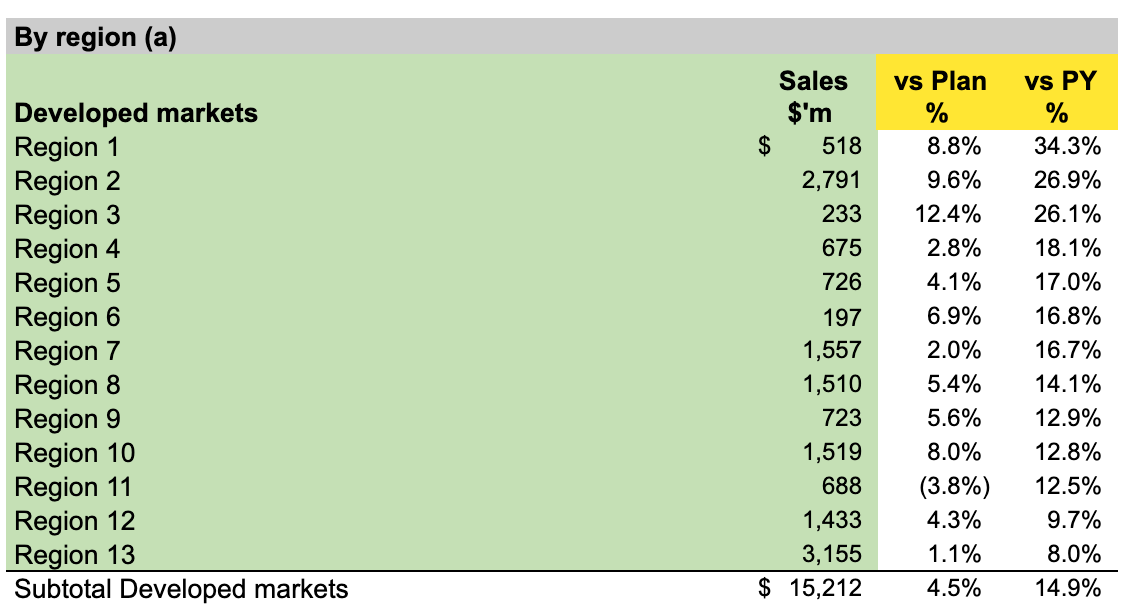
#> input picture Utility/sample1.png, 1132 x 612 px, found by its file name
$ python ImageTable.py
#> lines starting #> are read from the running program, lines starting #| are printed output that depends on the picture; after the words box and inside, x2 and y2 are one past the last pixel; in counts of white or black regions, pixels touching at a corner belong together
import cv2
import numpy as np
import pandas as pd
import matplotlib.pyplot as plt
import csv

try:
    from PIL import Image
except ImportError:
    import Image
import pytesseract

#read your file
file=r'/Users/bhavyameghnani/Desktop/H4-Simplified-Data-sourcing-FA-BASH/Utility/sample1.png'
img = cv2.imread(file,0)
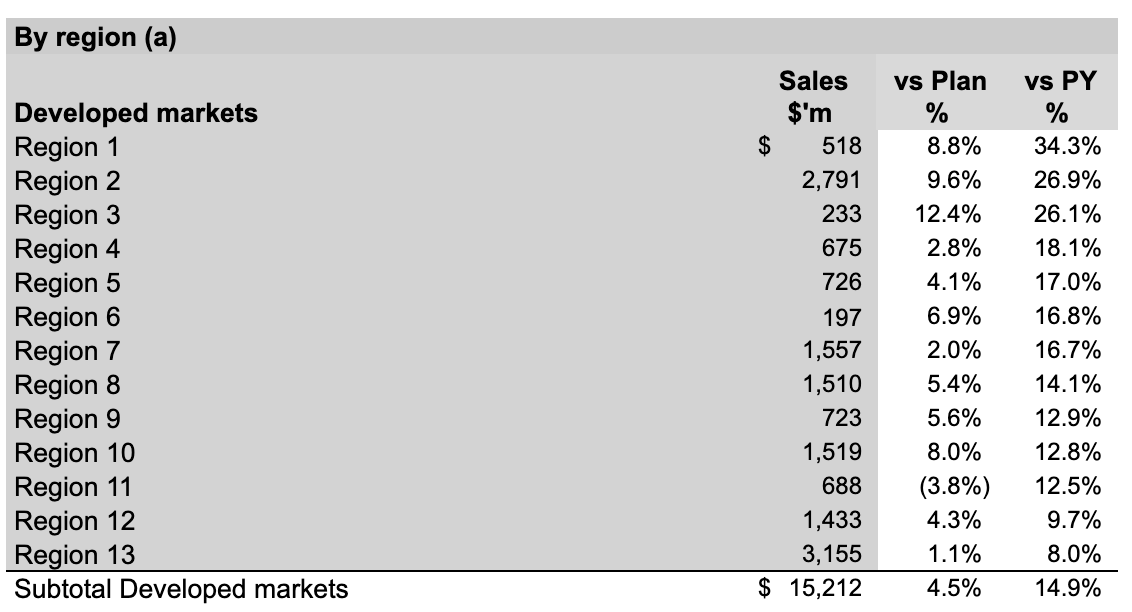
#> img: shape (612, 1132); min 0, max 255, mean 211.2
img.shape

#thresholding the image to a binary image
thresh,img_bin = cv2.threshold(img,128,255,cv2.THRESH_BINARY | cv2.THRESH_OTSU)
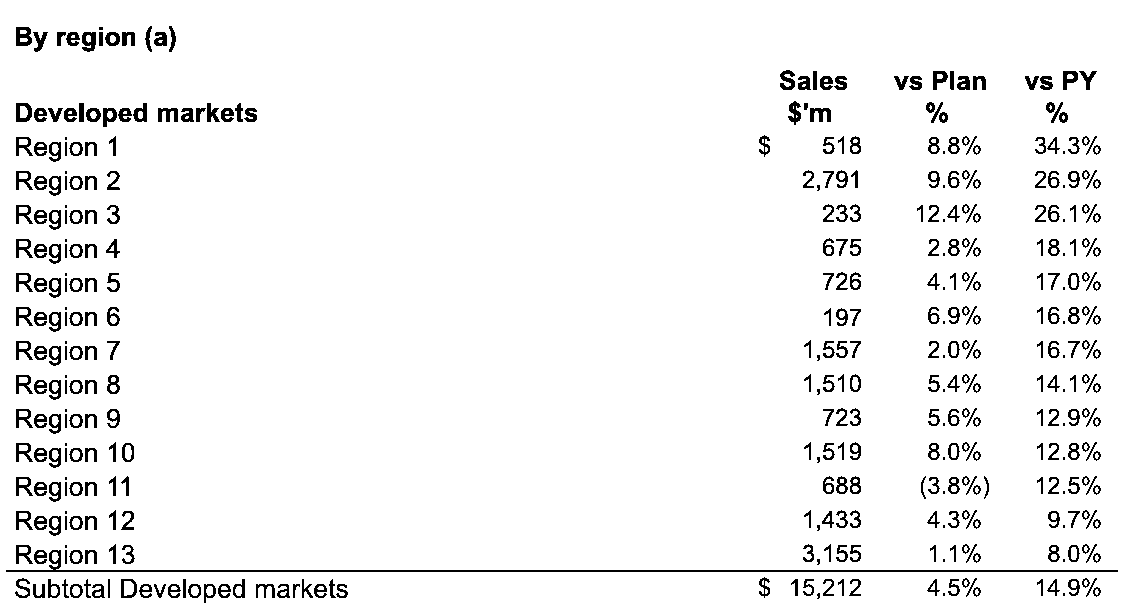
#> img_bin: shape (612, 1132); 95.1% white; black in thin lines or dots
#> thresh = 120

#inverting the image
img_bin = 255-img_bin
#> img_bin: shape (612, 1132); 4.9% white in thin lines or dots
cv2.imwrite('/Users/bhavyameghnani/Desktop/H4-Simplified-Data-sourcing-FA-BASH/Utility/cv_inverted.png',img_bin)
#Plotting the image to see the output
plotting = plt.imshow(img_bin,cmap='gray')
plt.show()

# countcol(width) of kernel as 100th of total width
kernel_len = np.array(img).shape[1]//100
#> kernel_len = 11
# Defining a vertical kernel to detect all vertical lines of image
ver_kernel = cv2.getStructuringElement(cv2.MORPH_RECT, (1, kernel_len))
#> ver_kernel = [1, 1, 1, 1, 1, 1, 1, 1, 1, 1, 1]
# Defining a horizontal kernel to detect all horizontal lines of image
hor_kernel = cv2.getStructuringElement(cv2.MORPH_RECT, (kernel_len, 1))
# A kernel of 2x2
kernel = cv2.getStructuringElement(cv2.MORPH_RECT, (2, 2))

#Use vertical kernel to detect and save the vertical lines in a jpg
image_1 = cv2.erode(img_bin, ver_kernel, iterations=3)
#> image_1: shape (612, 1132); every value is 0
vertical_lines = cv2.dilate(image_1, ver_kernel, iterations=3)
cv2.imwrite("/Users/bhavyameghnani/Desktop/H4-Simplified-Data-sourcing-FA-BASH/Utility/vertical.jpg",vertical_lines)
#Plot the generated image
plotting = plt.imshow(image_1,cmap='gray')
plt.show()

#Use horizontal kernel to detect and save the horizontal lines in a jpg
image_2 = cv2.erode(img_bin, hor_kernel, iterations=3)
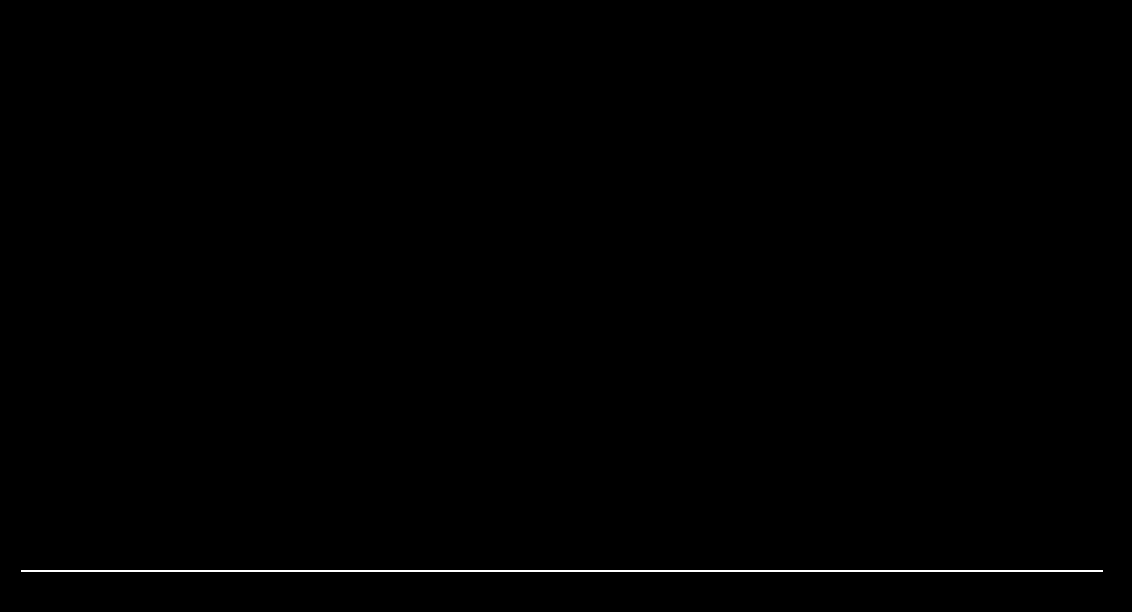
#> image_2: shape (612, 1132); 0.31% white in thin lines or dots, all inside (x1, y1, x2, y2) = (21, 570, 1103, 572)
horizontal_lines = cv2.dilate(image_2, hor_kernel, iterations=3)
#> horizontal_lines: shape (612, 1132); 0.32% white in thin lines or dots, all inside (x1, y1, x2, y2) = (6, 570, 1118, 572)
cv2.imwrite("/Users/bhavyameghnani/Desktop/H4-Simplified-Data-sourcing-FA-BASH/Utility/horizontal.jpg",horizontal_lines)
#Plot the generated image
plotting = plt.imshow(image_2,cmap='gray')
plt.show()

# Combine horizontal and vertical lines in a new third image, with both having same weight.
img_vh = cv2.addWeighted(vertical_lines, 0.5, horizontal_lines, 0.5, 0.0)
#Eroding and thesholding the image
img_vh = cv2.erode(~img_vh, kernel, iterations=2)
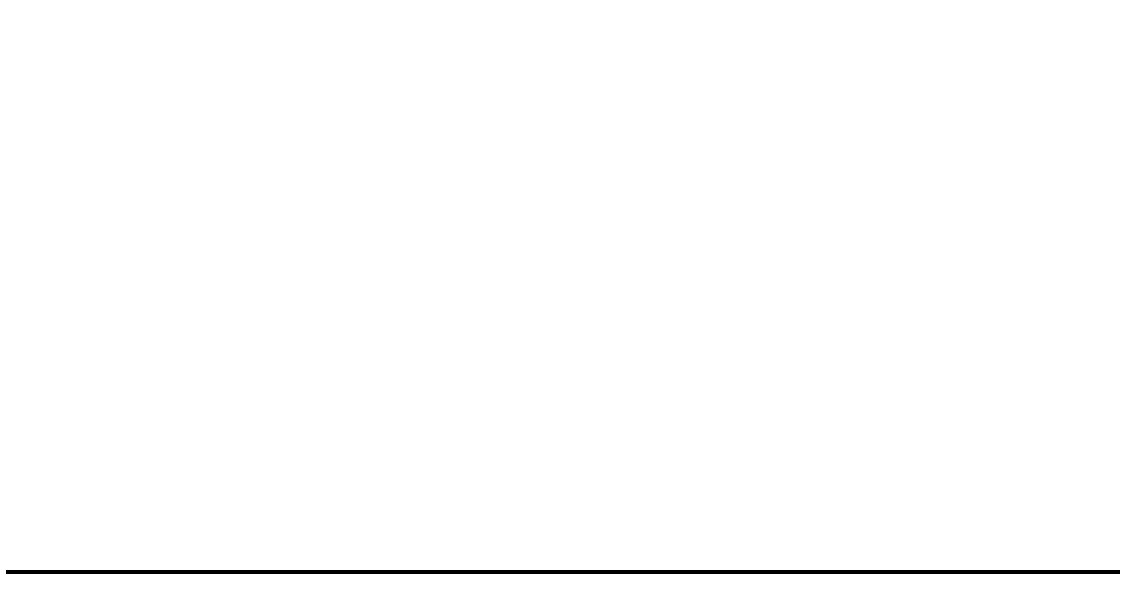
#> img_vh: shape (612, 1132); values 127 (black) and 255 (white), 99.4% white; 1 black region, box (x1, y1, x2, y2) and area: (6, 570, 1120, 574) 4456
thresh, img_vh = cv2.threshold(img_vh,128,255, cv2.THRESH_BINARY | cv2.THRESH_OTSU)
#> img_vh: shape (612, 1132); 99.4% white; 1 black region
#> thresh = 127
cv2.imwrite("/Users/bhavyameghnani/Desktop/H4-Simplified-Data-sourcing-FA-BASH/Utility/img_vh.jpg", img_vh)
bitxor = cv2.bitwise_xor(img,img_vh)
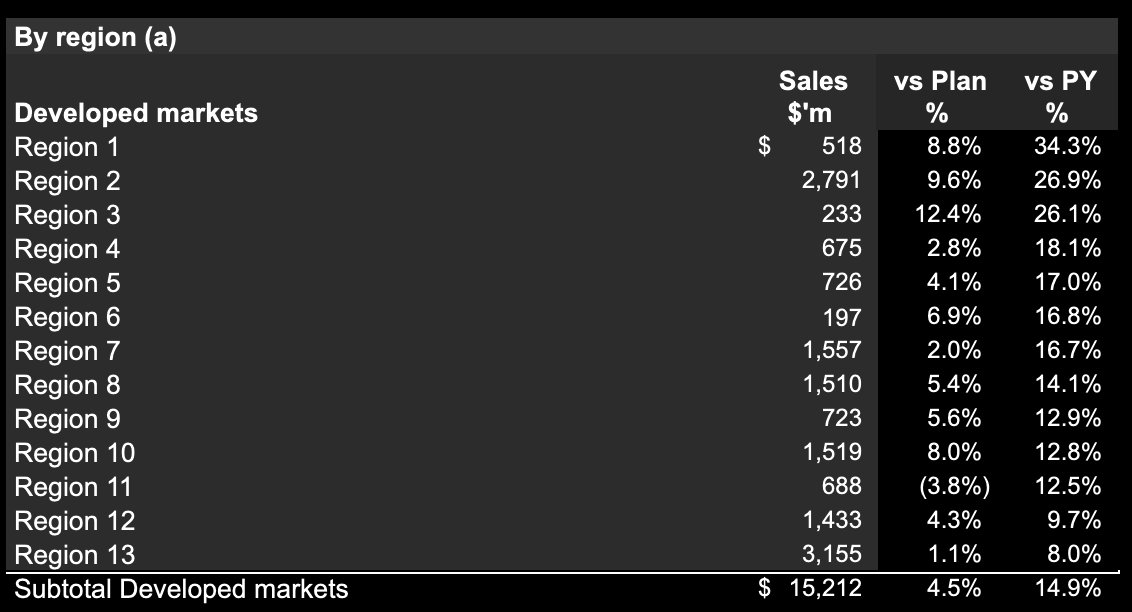
#> bitxor: shape (612, 1132); min 0, max 255, mean 43.8
bitnot = cv2.bitwise_not(bitxor)
#Plotting the generated image
plotting = plt.imshow(bitnot,cmap='gray')
plt.show()

# Detect contours for following box detection
contours, hierarchy = cv2.findContours(img_vh, cv2.RETR_TREE, cv2.CHAIN_APPROX_SIMPLE)
#> contours = 2 contours; box (x1, y1, x2, y2) and area: (0, 0, 1132, 612) 691041, (5, 569, 1121, 575) 5573

def sort_contours(cnts, method="left-to-right"):
    # initialize the reverse flag and sort index
#> called with method = 'top-to-bottom'
    reverse = False
    i = 0
    # handle if we need to sort in reverse
    if method == "right-to-left" or method == "bottom-to-top":
        reverse = True
    # handle if we are sorting against the y-coordinate rather than
    # the x-coordinate of the bounding box
    if method == "top-to-bottom" or method == "bottom-to-top":
        i = 1
    # construct the list of bounding boxes and sort them from top to
    # bottom
    boundingBoxes = [cv2.boundingRect(c) for c in cnts]
#> boundingBoxes = [(0, 0, 1132, 612), (5, 569, 1116, 6)]
    (cnts, boundingBoxes) = zip(*sorted(zip(cnts, boundingBoxes),
    key=lambda b:b[1][i], reverse=reverse))
#> cnts has the same summary as contours outside sort_contours; boundingBoxes = ((0, 0, 1132, 612), (5, 569, 1116, 6))
    # return the list of sorted contours and bounding boxes
    return (cnts, boundingBoxes)

# Sort all the contours by top to bottom.
contours, boundingBoxes = sort_contours(contours, method="top-to-bottom")
#> boundingBoxes = ((0, 0, 1132, 612), (5, 569, 1116, 6))

#Creating a list of heights for all detected boxes
heights = [boundingBoxes[i][3] for i in range(len(boundingBoxes))]
#> heights = [612, 6]

#Get mean of heights
mean = np.mean(heights)
#> mean = 309

#Create list box to store all boxes in
box = []
# Get position (x,y), width and height for every contour and show the contour on image
for c in contours:
    x, y, w, h = cv2.boundingRect(c)
    if (w<1000 and h<500):
        image = cv2.rectangle(img,(x,y),(x+w,y+h),(0,255,0),2)
        box.append([x,y,w,h])
#> this loop made 2 passes
#> (c, x, y, w, h) on pass 1: ([[0, 0], [0, 611], [1131, 611], [1131, 0]], 0, 0, 1132, 612)
#> after the loop, box = []

#> (the run stopped early here; a loop or call above may not have finished)
